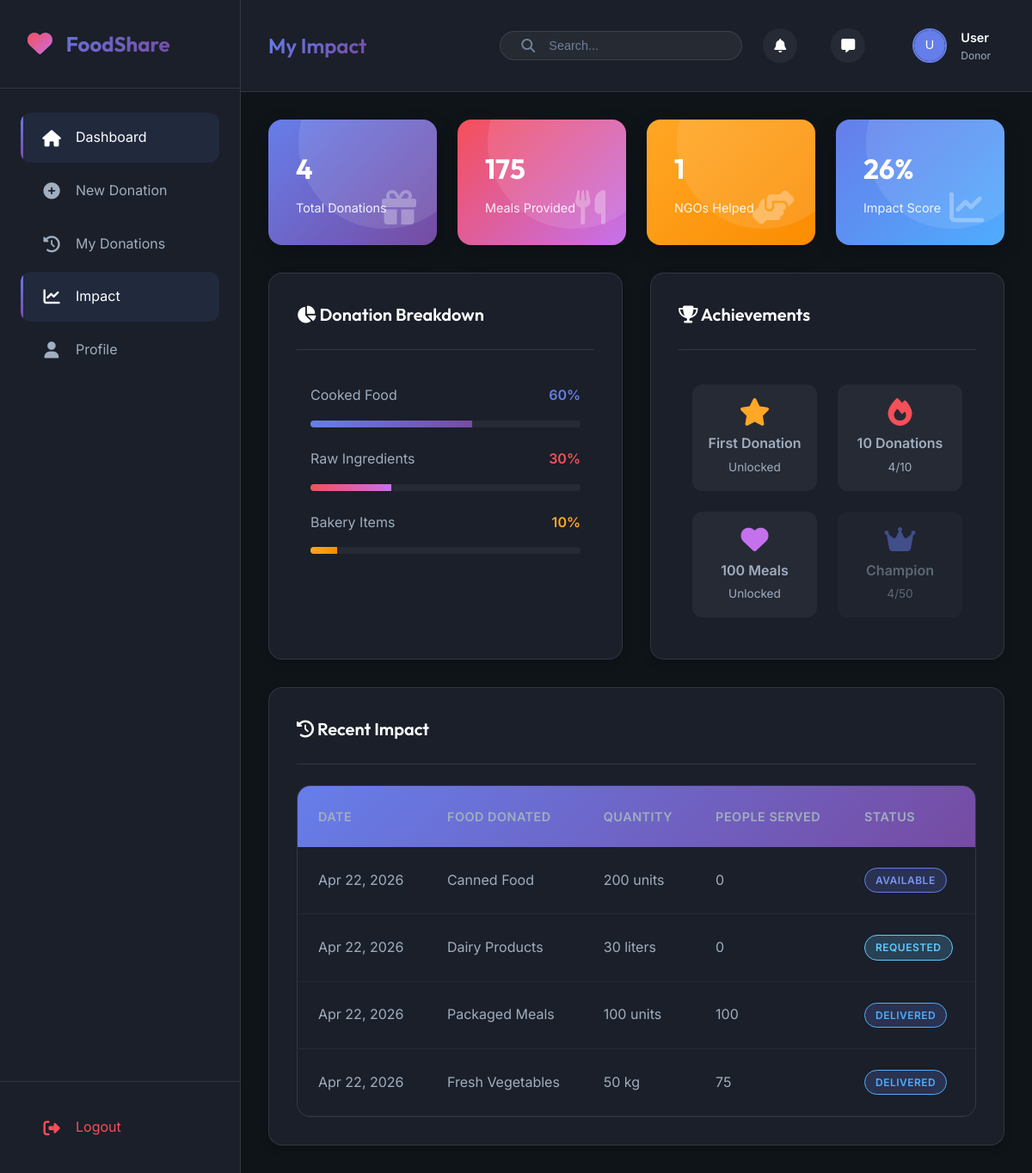
/views/donor/impact.php (signed in), run on the app's committed database.
### tables this page shows
CREATE TABLE IF NOT EXISTS donations (
    id INT AUTO_INCREMENT PRIMARY KEY,
    donor_id INT NOT NULL,
    food_type ENUM('cooked', 'raw', 'packaged', 'dairy', 'fruits_vegetables', 'other') NOT NULL,
    food_name VARCHAR(255) NOT NULL,
    quantity VARCHAR(100) NOT NULL,
    unit ENUM('kg', 'liters', 'units', 'plates', 'boxes') NOT NULL,
    expiry_time DATETIME NOT NULL,
    description TEXT,
    images TEXT,  
    pickup_address TEXT NOT NULL,
    pickup_city VARCHAR(100),
    pickup_latitude DECIMAL(10, 8),
    pickup_longitude DECIMAL(11, 8),
    status ENUM('available', 'requested', 'confirmed', 'picked_up', 'delivered', 'cancelled', 'expired') DEFAULT 'available',
    assigned_ngo_id INT,
    assigned_volunteer_id INT,
    people_served INT DEFAULT 0,
    created_at TIMESTAMP DEFAULT CURRENT_TIMESTAMP,
    updated_at TIMESTAMP DEFAULT CURRENT_TIMESTAMP ON UPDATE CURRENT_TIMESTAMP,
    FOREIGN KEY (donor_id) REFERENCES users(id) ON DELETE CASCADE,
    FOREIGN KEY (assigned_ngo_id) REFERENCES users(id) ON DELETE SET NULL,
    FOREIGN KEY (assigned_volunteer_id) REFERENCES users(id) ON DELETE SET NULL,
    INDEX idx_donor_id (donor_id),
    INDEX idx_status (status),
    INDEX idx_food_type (food_type),
    INDEX idx_created_at (created_at)
);

### models/Database.php (called while the page is built, shortened)
<?php
class Database {
    private $host = DB_HOST;
    private $user = DB_USER;
    private $pass = DB_PASS;
    private $dbname = DB_NAME;
    private $dbh;
    private $stmt;
    public function __construct() {
        $dsn = 'mysql:host=' . $this->host . ';dbname=' . $this->dbname;
        $options = array(
            PDO::ATTR_PERSISTENT => true,
            PDO::ATTR_ERRMODE => PDO::ERRMODE_EXCEPTION
        );
        try {
            $this->dbh = new PDO($dsn, $this->user, $this->pass, $options);
        } catch(PDOException $e) {
            $this->error = $e->getMessage();
            echo "Connection Error: " . $this->error;
        }
    }
    public function query($sql) {
        $this->stmt = $this->dbh->prepare($sql);
    }
    public function bind($param, $value, $type = null) {
        if (is_null($type)) {
            switch (true) {
                case is_int($value):
                    $type = PDO::PARAM_INT;
                    break;
            }
        }
        $this->stmt->bindValue($param, $value, $type);
    }
    public function execute() {
        return $this->stmt->execute();
    }
    public function resultSet() {
        $this->execute();
        return $this->stmt->fetchAll(PDO::FETCH_OBJ);
    }
    public function single() {
        $this->execute();
        return $this->stmt->fetch(PDO::FETCH_OBJ);
    }
}

### controllers/DonorController.php (called while the page is built, shortened)
<?php
require_once __DIR__ . '/../models/Donation.php';
require_once __DIR__ . '/../models/User.php';
class DonorController {
    private $donationModel;
    private $userModel;
    public function __construct() {
        $this->donationModel = new Donation();
        $this->userModel = new User();
    }
    public function getDashboardData() {
        $userId = $_SESSION['user_id'];
        $data = [
            'stats' => $this->donationModel->getDonorStats($userId),
            'recent_donations' => $this->donationModel->getRecentDonationsByDonor($userId),
            'active_requests' => $this->donationModel->getActiveRequests($userId),
            'user' => $this->userModel->getUserById($userId)
        ];
        return $data;
    }
}

### models/Donation.php (called while the page is built, shortened)
<?php
require_once 'Database.php';
class Donation {
    private $db;
    public function __construct() {
        $this->db = new Database();
    }
    public function getRecentDonationsByDonor($donor_id) {
        $this->db->query('SELECT * FROM donations WHERE donor_id = :donor_id ORDER BY created_at DESC LIMIT 5');
        $this->db->bind(':donor_id', $donor_id);
        return $this->db->resultSet();
    }
    public function getDonorStats($donor_id) {
        $stats = [
            'total_donations' => 0,
            'meals_provided' => 0,
            'ngos_helped' => 0,
            'impact_score' => 0
        ];
        $this->db->query('SELECT COUNT(*) as count FROM donations WHERE donor_id = :donor_id');
        $this->db->bind(':donor_id', $donor_id);
        $row = $this->db->single();
        $stats['total_donations'] = $row->count;
        $this->db->query('SELECT SUM(people_served) as total FROM donations WHERE donor_id = :donor_id');
        $this->db->bind(':donor_id', $donor_id);
        $row = $this->db->single();
        $stats['meals_provided'] = $row->total ?? 0;
        $this->db->query('SELECT COUNT(DISTINCT assigned_ngo_id) as count FROM donations WHERE donor_id = :donor_id AND assigned_ngo_id IS NOT NULL');
        $this->db->bind(':donor_id', $donor_id);
        $row = $this->db->single();
        $stats['ngos_helped'] = $row->count;
        $stats['impact_score'] = min(100, ($stats['meals_provided'] / 10) + ($stats['total_donations'] * 2));
        return $stats;
    }
    public function getActiveRequests($donor_id) {
        $this->db->query('SELECT d.*, u.full_name as ngo_name, nd.ngo_type
                          FROM donations d
                          LEFT JOIN users u ON d.assigned_ngo_id = u.id
                          LEFT JOIN ngo_details nd ON u.id = nd.user_id
                          WHERE d.donor_id = :donor_id
                          AND d.status IN ("requested", "confirmed", "picked_up")');
        $this->db->bind(':donor_id', $donor_id);
        return $this->db->resultSet();
    }
}

### models/User.php (called while the page is built, shortened)
<?php
require_once 'Database.php';
class User {
    private $db;
    public function __construct() {
        $this->db = new Database();
    }
    public function getUserById($id) {
        $this->db->query('SELECT * FROM users WHERE id = :id');
        $this->db->bind(':id', $id);
        $user = $this->db->single();
        if($user->user_type == 'donor') {
            $this->db->query('SELECT u.*, d.organization_name, d.organization_type, d.license_number, d.total_donations, d.total_meals_provided, d.rating
                              FROM users u
                              LEFT JOIN donor_details d ON u.id = d.user_id
                              WHERE u.id = :id');
        } elseif($user->user_type == 'ngo') {
            $this->db->query('SELECT u.*, n.ngo_name, n.registration_number, n.ngo_type, n.website, n.capacity, n.total_requests, n.total_received, n.rating, n.verified_by_admin
                              FROM users u
                              LEFT JOIN ngo_details n ON u.id = n.user_id
                              WHERE u.id = :id');
        } elseif($user->user_type == 'volunteer') {
            $this->db->query('SELECT u.*, v.vehicle_type, v.vehicle_number, v.driving_license, v.availability, v.total_pickups, v.total_deliveries, v.rating, v.points, v.level
                              FROM users u
                              LEFT JOIN volunteer_details v ON u.id = v.user_id
                              WHERE u.id = :id');
        } else {
            return $user;
        }
        $this->db->bind(':id', $id);
        return $this->db->single();
    }
}

### views/donor/impact.php (the view, shortened to what this page needs)
<?php
require_once '../../controllers/DonorController.php';
$controller = new DonorController();
$data = $controller->getDashboardData();
$stats = $data['stats'];
$recentDonations = $data['recent_donations'];
?>
<div class="grid grid-4 mb-lg">
    <div class="stat-card" style="background: linear-gradient(135deg, #667eea 0%, #764ba2 100%);">
        <div class="stat-value"><?php echo $stats['total_donations']; ?></div>
        <div class="stat-label">Total Donations</div>
        <i class="fas fa-gift stat-icon"></i>
    </div>
    <div class="stat-card" style="background: linear-gradient(135deg, #f64f59 0%, #c471ed 100%);">
        <div class="stat-value"><?php echo $stats['meals_provided']; ?></div>
        <div class="stat-label">Meals Provided</div>
        <i class="fas fa-utensils stat-icon"></i>
    </div>
    <div class="stat-card" style="background: linear-gradient(135deg, #ffa726 0%, #fb8c00 100%);">
        <div class="stat-value"><?php echo $stats['ngos_helped']; ?></div>
        <div class="stat-label">NGOs Helped</div>
        <i class="fas fa-hands-helping stat-icon"></i>
    </div>
    <div class="stat-card" style="background: linear-gradient(135deg, #667eea 0%, #4facfe 100%);">
        <div class="stat-value"><?php echo round($stats['impact_score']); ?>%</div>
        <div class="stat-label">Impact Score</div>
        <i class="fas fa-chart-line stat-icon"></i>
    </div>
</div>
<div class="grid grid-2 gap-lg mb-lg">
    <div class="card">
        <div class="card-header">
            <h2 class="card-title">
                <i class="fas fa-chart-pie"></i> Donation Breakdown
            </h2>
        </div>
        <div class="card-body">
            <div style="padding: 1rem;">
                <div style="margin-bottom: 1.5rem;">
                    <div class="flex-between mb-sm">
                        <span style="color: var(--text-secondary);">Cooked Food</span>
                        <span style="font-weight: 600; color: #667eea;">60%</span>
                    </div>
                    <div style="background: var(--surface); height: 8px; border-radius: 10px; overflow: hidden;">
                        <div style="background: linear-gradient(90deg, #667eea 0%, #764ba2 100%); width: 60%; height: 100%;"></div>
                    </div>
                </div>
                <div style="margin-bottom: 1.5rem;">
                    <div class="flex-between mb-sm">
                        <span style="color: var(--text-secondary);">Raw Ingredients</span>
                        <span style="font-weight: 600; color: #f64f59;">30%</span>
                    </div>
                    <div style="background: var(--surface); height: 8px; border-radius: 10px; overflow: hidden;">
                        <div style="background: linear-gradient(90deg, #f64f59 0%, #c471ed 100%); width: 30%; height: 100%;"></div>
                    </div>
                </div>
                <div>
                    <div class="flex-between mb-sm">
                        <span style="color: var(--text-secondary);">Bakery Items</span>
                        <span style="font-weight: 600; color: #ffa726;">10%</span>
                    </div>
                    <div style="background: var(--surface); height: 8px; border-radius: 10px; overflow: hidden;">
                        <div style="background: linear-gradient(90deg, #ffa726 0%, #fb8c00 100%); width: 10%; height: 100%;"></div>
                    </div>
                </div>
            </div>
        </div>
    </div>
    <div class="card">
        <div class="card-header">
            <h2 class="card-title">
                <i class="fas fa-trophy"></i> Achievements
            </h2>
        </div>
        <div class="card-body">
            <div class="grid grid-2 gap-md" style="padding: 1rem;">
                <div class="text-center" style="padding: 1rem; background: var(--surface); border-radius: var(--radius-md);">
                    <i class="fas fa-star" style="font-size: 2rem; color: #ffa726; margin-bottom: 0.5rem;"></i>
                    <p style="font-weight: 600; margin-bottom: 0.25rem;">First Donation</p>
                    <p style="font-size: 0.85rem; color: var(--text-secondary);">Unlocked</p>
                </div>
                <div class="text-center" style="padding: 1rem; background: var(--surface); border-radius: var(--radius-md);">
                    <i class="fas fa-fire" style="font-size: 2rem; color: #f64f59; margin-bottom: 0.5rem;"></i>
                    <p style="font-weight: 600; margin-bottom: 0.25rem;">10 Donations</p>
                    <p style="font-size: 0.85rem; color: var(--text-secondary);">
                        <?php echo $stats['total_donations'] >= 10 ? 'Unlocked' : ($stats['total_donations'] . '/10'); ?>
                    </p>
                </div>
                <div class="text-center" style="padding: 1rem; background: var(--surface); border-radius: var(--radius-md);">
                    <i class="fas fa-heart" style="font-size: 2rem; color: #c471ed; margin-bottom: 0.5rem;"></i>
                    <p style="font-weight: 600; margin-bottom: 0.25rem;">100 Meals</p>
                    <p style="font-size: 0.85rem; color: var(--text-secondary);">
                        <?php echo $stats['meals_provided'] >= 100 ? 'Unlocked' : ($stats['meals_provided'] . '/100'); ?>
                    </p>
                </div>
                <div class="text-center" style="padding: 1rem; background: var(--surface); border-radius: var(--radius-md); opacity: 0.5;">
                    <i class="fas fa-crown" style="font-size: 2rem; color: #667eea; margin-bottom: 0.5rem;"></i>
                    <p style="font-weight: 600; margin-bottom: 0.25rem;">Champion</p>
                    <p style="font-size: 0.85rem; color: var(--text-secondary);">
                        <?php echo $stats['total_donations'] >= 50 ? 'Unlocked' : ($stats['total_donations'] . '/50'); ?>
                    </p>
                </div>
            </div>
        </div>
    </div>
</div>
<div class="card">
    <div class="card-header">
        <h2 class="card-title">
            <i class="fas fa-history"></i> Recent Impact
        </h2>
    </div>
    <div class="card-body">
        <div class="table-wrapper">
            <table class="table">
                <thead>
                    <tr>
                        <th>Date</th>
                        <th>Food Donated</th>
                        <th>Quantity</th>
                        <th>People Served</th>
                        <th>Status</th>
                    </tr>
                </thead>
                <tbody>
                    <?php if(empty($recentDonations)): ?>
                        <tr>
                            <td colspan="5" class="text-center" style="padding: 2rem;">
                                <p>No donations yet. Start making an impact today!</p>
                            </td>
                        </tr>
                    <?php else: ?>
                        <?php foreach($recentDonations as $donation): ?>
                            <tr>
                                <td><?php echo date('M d, Y', strtotime($donation->created_at)); ?></td>
                                <td><?php echo $donation->food_name; ?></td>
                                <td><?php echo $donation->quantity . ' ' . $donation->unit; ?></td>
                                <td><?php echo $donation->people_served ?? '-'; ?></td>
                                <td>
                                    <?php
                                        $badgeClass = 'badge-info';
                                        if($donation->status == 'delivered') $badgeClass = 'badge-success';
                                        if($donation->status == 'available') $badgeClass = 'badge-primary';
                                    ?>
                                    <span class="badge <?php echo $badgeClass; ?>"><?php echo ucfirst($donation->status); ?></span>
                                </td>
                            </tr>
                        <?php endforeach; ?>
                    <?php endif; ?>
                </tbody>
            </table>
        </div>
    </div>
</div>
<?php
include '../../partials/layout.php';
?>

### data on the page
donations: created_at "Apr 22, 2026", food_name "Canned Food", quantity "200", unit "units", people_served "0", status "AVAILABLE"
donations: created_at "Apr 22, 2026", food_name "Dairy Products", quantity "30", unit "liters", people_served "0", status "REQUESTED"
donations: created_at "Apr 22, 2026", food_name "Packaged Meals", quantity "100", unit "units", people_served "100", status "DELIVERED"
donations: created_at "Apr 22, 2026", food_name "Fresh Vegetables", quantity "50", unit "kg", people_served "75", status "DELIVERED"

### other printed values
$item['label'] "Dashboard"
$item['label'] "New Donation"
$item['label'] "My Donations"
$item['label'] "Impact"
$item['label'] "Profile"
$pageHeading "My Impact"
$_SESSION['full_name'] "User"
$_SESSION['role'] "Donor"
$stats['total_donations'] "4"
$stats['meals_provided'] "175"
$stats['ngos_helped'] "1"
$stats['impact_score'] "26"
